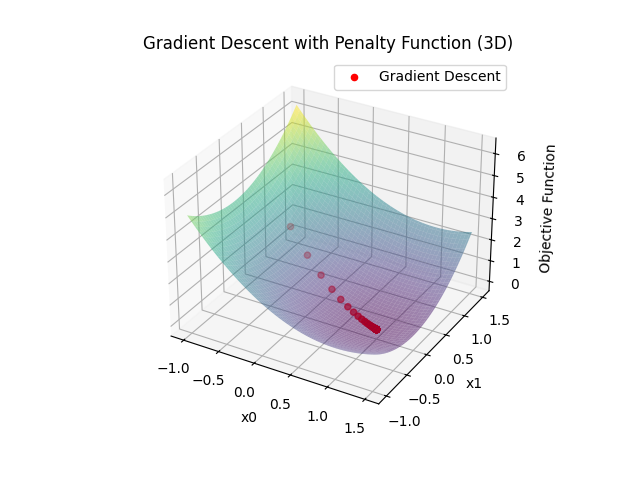

Source code (Python):
import numpy as np
import matplotlib.pyplot as plt
from scipy.optimize import approx_fprime

def objective_function(x):
    return x[0]**2 + x[1]**2 - 2*x[0] + 1

def constraint1(x):
    return x[0] + x[1] - 1

def constraint2(x):
    return 2*x[0] - x[1] - 3

def penalty_function(x, constraints, penalty_param):
    penalty = 0
    for constraint in constraints:
        penalty += max(0, constraint(x))**2
    return penalty_param * penalty

def gradient_descent(initial_x, learning_rate, iterations, penalty_param):
    x = np.array(initial_x, dtype=float)
    history = [x.copy()]

    for _ in range(iterations):
        gradient = approx_fprime(x, objective_function, epsilon=1e-8)

        constraint_gradients = []
        for constraint in constraints:
            constraint_gradients.append(
                approx_fprime(x, constraint, epsilon=1e-8))

        total_gradient = gradient + 2 * penalty_param * \
            np.sum([max(0, constraint(x)) * np.array(gradient)
                   for constraint in constraints], axis=0)
        x = x - learning_rate * total_gradient

        history.append(x.copy())

    return np.array(history)

# 初始点
initial_point = [-0.5, 0.5]

# 学习率
learning_rate = 0.1

# 迭代次数
iterations = 50

# 罚参数
penalty_param = 10.0

# 约束条件
constraints = [constraint1, constraint2]

# 使用梯度下降法求解带有罚函数的优化问题
history = gradient_descent(
    initial_point, learning_rate, iterations, penalty_param)

# 绘制梯度下降过程的三维图
fig = plt.figure()
ax = fig.add_subplot(111, projection='3d')

x_vals = np.linspace(-1, 1.5, 100)
y_vals = np.linspace(-1, 1.5, 100)
X, Y = np.meshgrid(x_vals, y_vals)
Z = X**2 + Y**2 - 2*X + 1

ax.plot_surface(X, Y, Z, alpha=0.5, cmap='viridis')
ax.scatter(history[:, 0], history[:, 1], objective_function(
    history.T), c='red', marker='o', label='Gradient Descent')
ax.set_title('Gradient Descent with Penalty Function (3D)')
ax.set_xlabel('x0')
ax.set_ylabel('x1')
ax.set_zlabel('Objective Function')
ax.legend()

plt.show()
